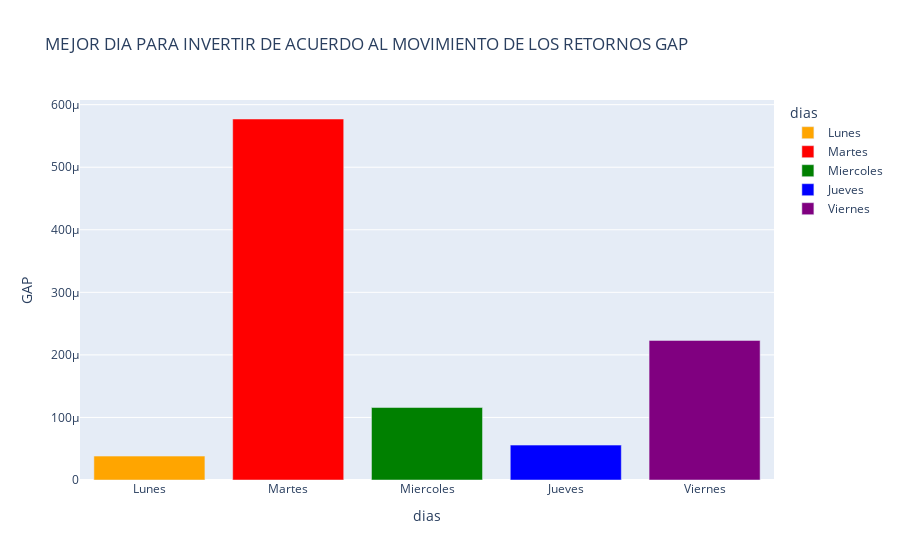

This figure's notebook cell:
### Code cell
fig = px.bar(datagap, x='dias', y='GAP', color='dias', hover_name='dias', color_discrete_sequence=["orange", "red", "green", "blue", "purple"],
title='MEJOR DIA PARA INVERTIR DE ACUERDO AL MOVIMIENTO DE LOS RETORNOS GAP')
fig.show()

### Figure 1 — Plotly figure (JSON) as saved in the notebook; plotly's stock layout.template omitted (floating-point values rounded to 4 significant figures)
{"data": [{"alignmentgroup": "True", "hovertemplate": "<b>%{hovertext}</b><br><br>dias=%{x}<br>GAP=%{y}<extra></extra>", "hovertext": ["Lunes"], "legendgroup": "Lunes", "marker": {"color": "orange", "pattern": {"shape": ""}}, "name": "Lunes", "offsetgroup": "Lunes", "orientation": "v", "showlegend": true, "textposition": "auto", "type": "bar", "x": ["Lunes"], "xaxis": "x", "y": [3.82e-05], "yaxis": "y"}, {"alignmentgroup": "True", "hovertemplate": "<b>%{hovertext}</b><br><br>dias=%{x}<br>GAP=%{y}<extra></extra>", "hovertext": ["Martes"], "legendgroup": "Martes", "marker": {"color": "red", "pattern": {"shape": ""}}, "name": "Martes", "offsetgroup": "Martes", "orientation": "v", "showlegend": true, "textposition": "auto", "type": "bar", "x": ["Martes"], "xaxis": "x", "y": [0.0005771], "yaxis": "y"}, {"alignmentgroup": "True", "hovertemplate": "<b>%{hovertext}</b><br><br>dias=%{x}<br>GAP=%{y}<extra></extra>", "hovertext": ["Miercoles"], "legendgroup": "Miercoles", "marker": {"color": "green", "pattern": {"shape": ""}}, "name": "Miercoles", "offsetgroup": "Miercoles", "orientation": "v", "showlegend": true, "textposition": "auto", "type": "bar", "x": ["Miercoles"], "xaxis": "x", "y": [0.0001159], "yaxis": "y"}, {"alignmentgroup": "True", "hovertemplate": "<b>%{hovertext}</b><br><br>dias=%{x}<br>GAP=%{y}<extra></extra>", "hovertext": ["Jueves"], "legendgroup": "Jueves", "marker": {"color": "blue", "pattern": {"shape": ""}}, "name": "Jueves", "offsetgroup": "Jueves", "orientation": "v", "showlegend": true, "textposition": "auto", "type": "bar", "x": ["Jueves"], "xaxis": "x", "y": [5.577e-05], "yaxis": "y"}, {"alignmentgroup": "True", "hovertemplate": "<b>%{hovertext}</b><br><br>dias=%{x}<br>GAP=%{y}<extra></extra>", "hovertext": ["Viernes"], "legendgroup": "Viernes", "marker": {"color": "purple", "pattern": {"shape": ""}}, "name": "Viernes", "offsetgroup": "Viernes", "orientation": "v", "showlegend": true, "textposition": "auto", "type": "bar", "x": ["Viernes"], "xaxis": "x", "y": [0.0002231], "yaxis": "y"}], "layout": {"barmode": "relative", "legend": {"title": {"text": "dias"}, "tracegroupgap": 0}, "title": {"text": "MEJOR DIA PARA INVERTIR DE ACUERDO AL MOVIMIENTO DE LOS RETORNOS GAP"}, "xaxis": {"anchor": "y", "categoryarray": ["Lunes", "Martes", "Miercoles", "Jueves", "Viernes"], "categoryorder": "array", "domain": [0, 1], "title": {"text": "dias"}}, "yaxis": {"anchor": "x", "domain": [0, 1], "title": {"text": "GAP"}}}}
